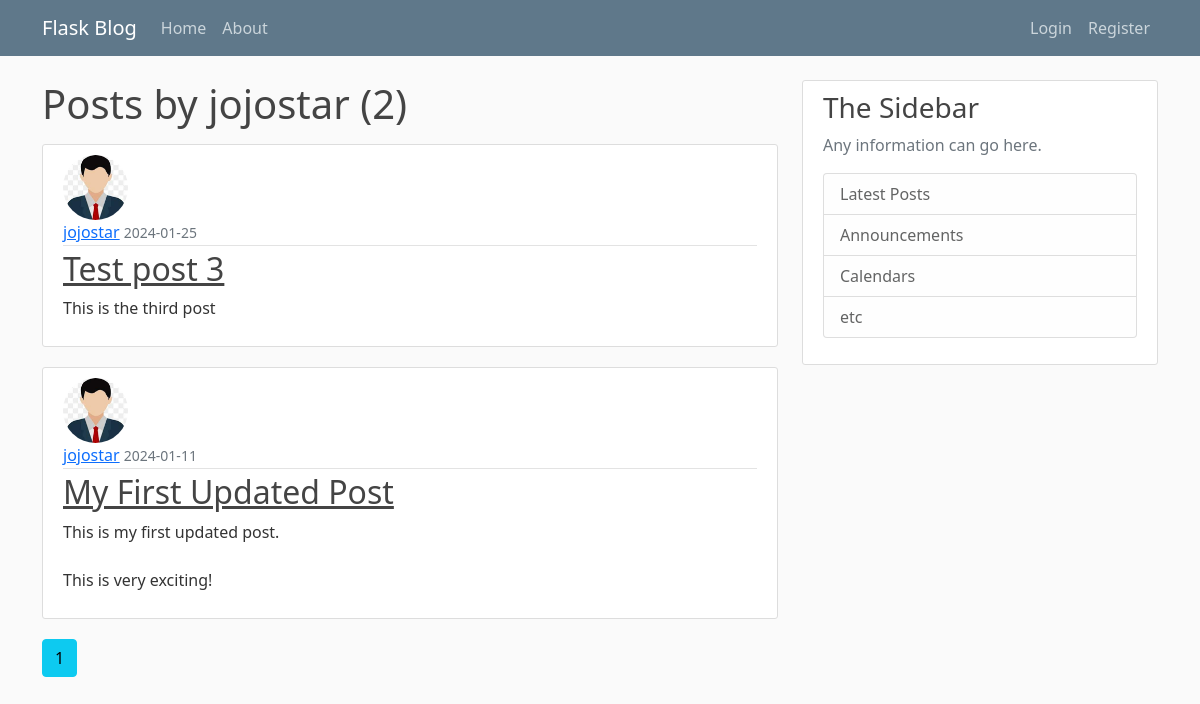
The app's page /user/jojostar with its own data.
### flaskblog/models.py (models this page shows, shortened)
class User(db.Model, UserMixin):
    id = db.Column(db.Integer, primary_key=True)
    username = db.Column(db.String(20), unique=True, nullable=False)
    email = db.Column(db.String(120), unique=True, nullable=False)
    image_file = db.Column(db.String(20), nullable=False, default='default.jpg')
    password = db.Column(db.String(60), nullable=False)
    posts = db.relationship('Post', backref='author', lazy=True)

class Post(db.Model):
    id = db.Column(db.Integer, primary_key=True)
    title =  db.Column(db.String(100), nullable=False)
    date_posted = db.Column(db.DateTime, nullable=False, default=datetime.utcnow)
    content = db.Column(db.Text, nullable=False)
    user_id = db.Column(db.Integer, db.ForeignKey('user.id'), nullable=False)

### flaskblog/users/routes.py (the view)
@users.route("/user/<string:username>")
def user_posts(username):
    page = request.args.get('page', 1, type=int)
    user = User.query.filter_by(username=username).first_or_404()
    posts = Post.query.filter_by(author=user)\
        .order_by(Post.date_posted.desc())\
        .paginate(page=page, per_page=5)
    return render_template('user_posts.html', posts=posts, user=user)

### flaskblog/templates/user_posts.html
{% extends "layout.html" %}
{% block content %}
<h1 class="mb-3">Posts by {{ user.username }} ({{ posts.total }})</h1>
    {% for post in posts.items %}
        <article class="media content-section">
            <img class="rounded-circle article-img" src="{{ url_for('static', filename='profile_pics/' + post.author.image_file) }}" alt="">
            <div class="media-body">
            <div class="article-metadata">
                <a class="mr-2" href="{{ url_for('users.user_posts', username=post.author.username) }}">{{ post.author.username }}</a>
                <small class="text-muted">{{ post.date_posted.strftime('%Y-%m-%d') }}</small>
            </div>
            <h2><a class="article-title" href="{{ url_for('posts.post', post_id=post.id) }}">{{ post.title }}</a></h2>
            <p class="article-content">{{ post.content }}</p>
            </div>
        </article>
    {% endfor %}
    {% for page_num in posts.iter_pages(left_edge=1, right_edge=1, left_current=1, right_current=2) %}
        {% if page_num %}
            {% if posts.page == page_num %}
                <a class="btn btn-info mb-4" href="{{ url_for('users.user_posts', username=user.username, page=page_num) }}">{{ page_num }}</a>
            {% else %}
                <a class="btn btn-outline-info mb-4" href="{{ url_for('users.user_posts', username=user.username, page=page_num) }}">{{ page_num }}</a>
            {% endif %}
        {% else %}
            ...
        {% endif %}
    {% endfor %}
{% endblock content %}

### flaskblog/static/main.css (style rules this page uses)
body { background: #fafafa; color: #333333; margin-top: 5rem; }
h1, h2, h3, h4, h5, h6 { color: #444444; }
.content-section { background: #ffffff; padding: 10px 20px; border: 1px solid #dddddd; border-radius: 3px; margin-bottom: 20px; }
.article-title { color: #444444; }
.article-content { white-space: pre-line; }
.article-img { height: 65px; width: 65px; margin-right: 16px; }
.article-metadata { padding-bottom: 1px; margin-bottom: 4px; border-bottom: 1px solid #e3e3e3 }

### records on screen
User: username "jojostar"
Post: image_file (picture), author.username "jojostar", date_posted "2024-01-25", title "Test post 3", content "This is the third post"
Post: image_file (picture), author.username "jojostar", date_posted "2024-01-11", title "My First Updated Post", content "This is my first updated post. This is very exciting!"

### other values on screen
{{ posts.total }} "2"
{{ page_num }} "1"
